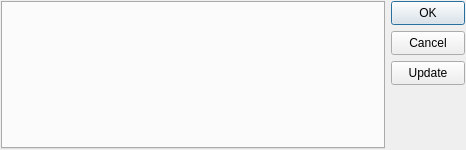
<ui version="4.0" >
 <class>uoPropDlg</class>
 <widget class="QWidget" name="uoPropDlg" >
  <property name="geometry" >
   <rect>
    <x>0</x>
    <y>0</y>
    <width>466</width>
    <height>150</height>
   </rect>
  </property>
  <property name="windowTitle" >
   <string>Form</string>
  </property>
  <property name="windowIcon" >
   <iconset/>
  </property>
  <layout class="QGridLayout" >
   <property name="margin" >
    <number>1</number>
   </property>
   <property name="spacing" >
    <number>1</number>
   </property>
   <item row="0" column="0" >
    <layout class="QGridLayout" >
     <property name="margin" >
      <number>0</number>
     </property>
     <property name="spacing" >
      <number>6</number>
     </property>
     <item row="0" column="1" >
      <layout class="QVBoxLayout" >
       <property name="margin" >
        <number>0</number>
       </property>
       <property name="spacing" >
        <number>6</number>
       </property>
       <item>
        <widget class="QPushButton" name="m_btnOK" >
         <property name="sizePolicy" >
          <sizepolicy>
           <hsizetype>0</hsizetype>
           <vsizetype>0</vsizetype>
           <horstretch>0</horstretch>
           <verstretch>0</verstretch>
          </sizepolicy>
         </property>
         <property name="minimumSize" >
          <size>
           <width>74</width>
           <height>24</height>
          </size>
         </property>
         <property name="maximumSize" >
          <size>
           <width>74</width>
           <height>24</height>
          </size>
         </property>
         <property name="baseSize" >
          <size>
           <width>74</width>
           <height>24</height>
          </size>
         </property>
         <property name="text" >
          <string>OK</string>
         </property>
         <property name="icon" >
          <iconset/>
         </property>
         <property name="default" >
          <bool>true</bool>
         </property>
         <property name="flat" >
          <bool>false</bool>
         </property>
        </widget>
       </item>
       <item>
        <widget class="QPushButton" name="m_btnCancel" >
         <property name="sizePolicy" >
          <sizepolicy>
           <hsizetype>0</hsizetype>
           <vsizetype>0</vsizetype>
           <horstretch>0</horstretch>
           <verstretch>0</verstretch>
          </sizepolicy>
         </property>
         <property name="minimumSize" >
          <size>
           <width>74</width>
           <height>24</height>
          </size>
         </property>
         <property name="maximumSize" >
          <size>
           <width>74</width>
           <height>24</height>
          </size>
         </property>
         <property name="text" >
          <string>Cancel</string>
         </property>
        </widget>
       </item>
       <item>
        <widget class="QPushButton" name="m_btmUpdate" >
         <property name="sizePolicy" >
          <sizepolicy>
           <hsizetype>0</hsizetype>
           <vsizetype>0</vsizetype>
           <horstretch>0</horstretch>
           <verstretch>0</verstretch>
          </sizepolicy>
         </property>
         <property name="minimumSize" >
          <size>
           <width>74</width>
           <height>24</height>
          </size>
         </property>
         <property name="maximumSize" >
          <size>
           <width>74</width>
           <height>24</height>
          </size>
         </property>
         <property name="text" >
          <string>Update</string>
         </property>
        </widget>
       </item>
       <item>
        <spacer>
         <property name="orientation" >
          <enum>Qt::Vertical</enum>
         </property>
         <property name="sizeHint" >
          <size>
           <width>10</width>
           <height>2</height>
          </size>
         </property>
        </spacer>
       </item>
      </layout>
     </item>
     <item row="0" column="0" >
      <widget class="QTabWidget" name="propFrame" >
       <property name="sizePolicy" >
        <sizepolicy>
         <hsizetype>1</hsizetype>
         <vsizetype>1</vsizetype>
         <horstretch>0</horstretch>
         <verstretch>0</verstretch>
        </sizepolicy>
       </property>
       <property name="minimumSize" >
        <size>
         <width>380</width>
         <height>147</height>
        </size>
       </property>
       <property name="tabShape" >
        <enum>QTabWidget::Rounded</enum>
       </property>
      </widget>
     </item>
    </layout>
   </item>
  </layout>
 </widget>
 <resources>
  <include location="../uoReport.qrc" />
 </resources>
 <connections/>
</ui>
